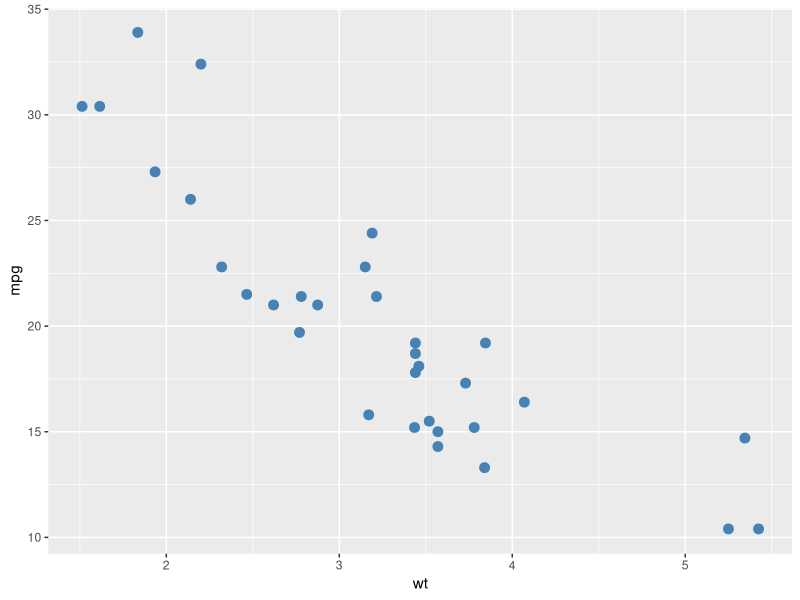
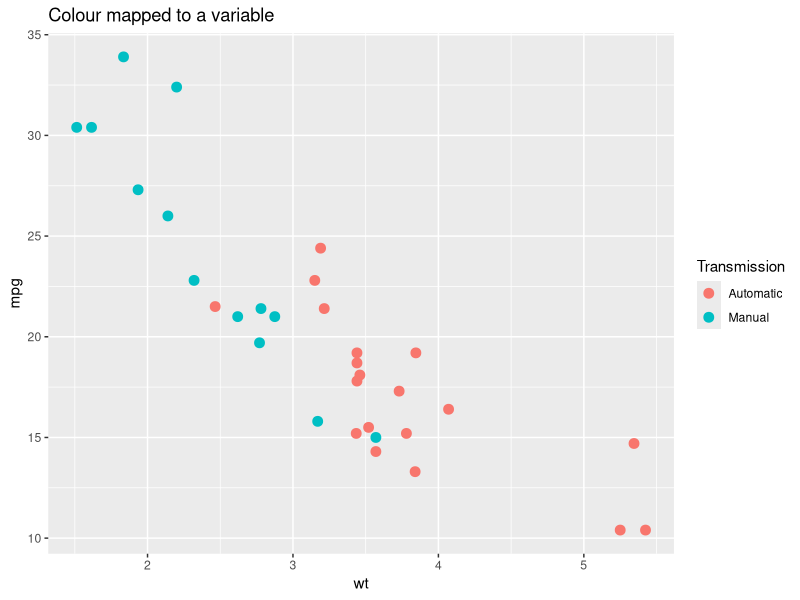
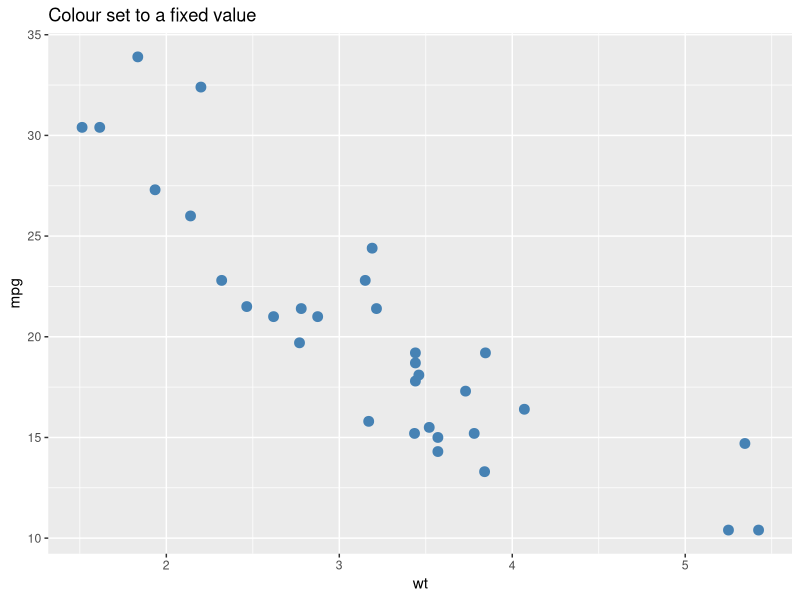
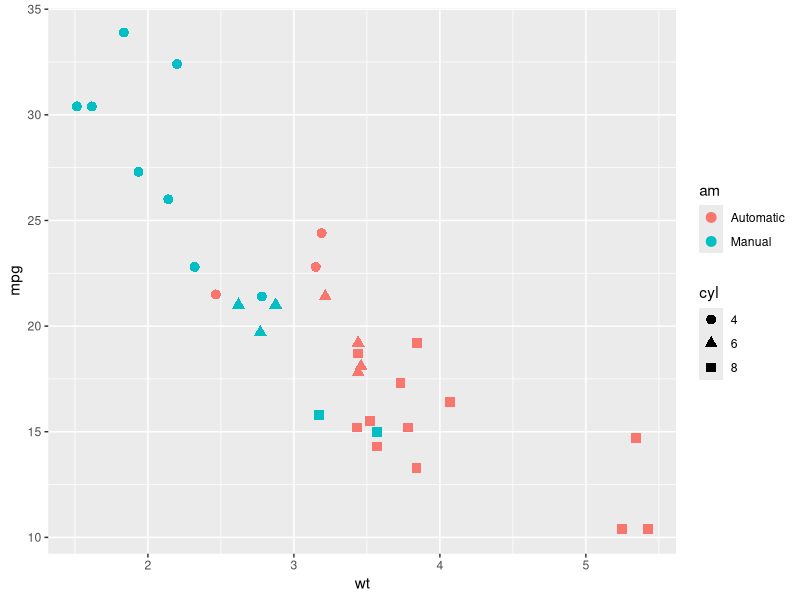
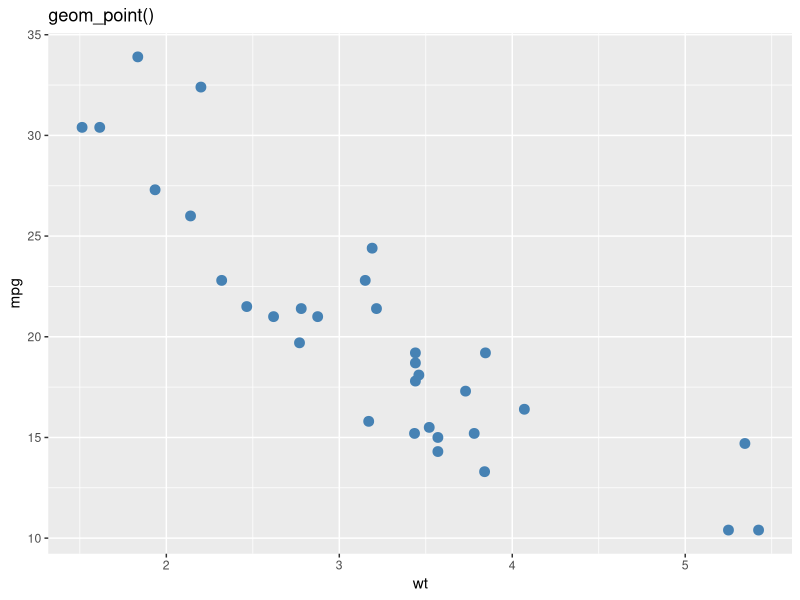
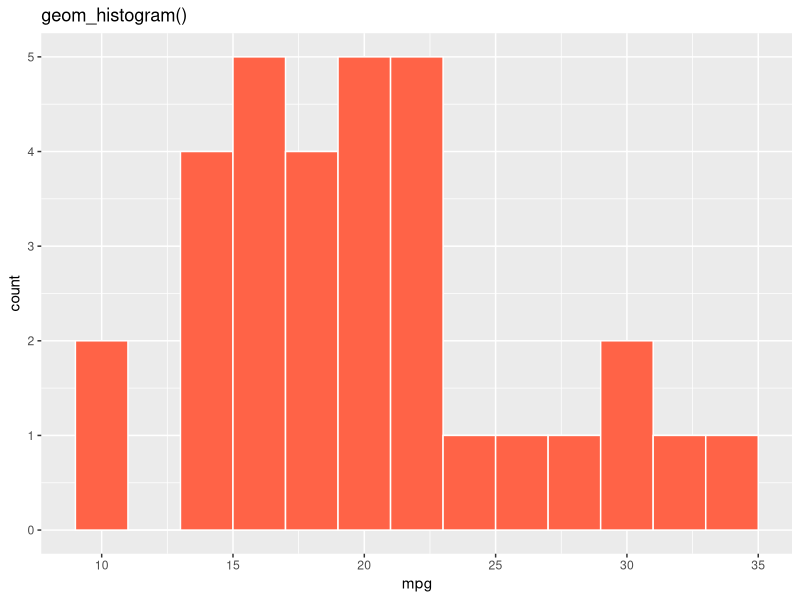
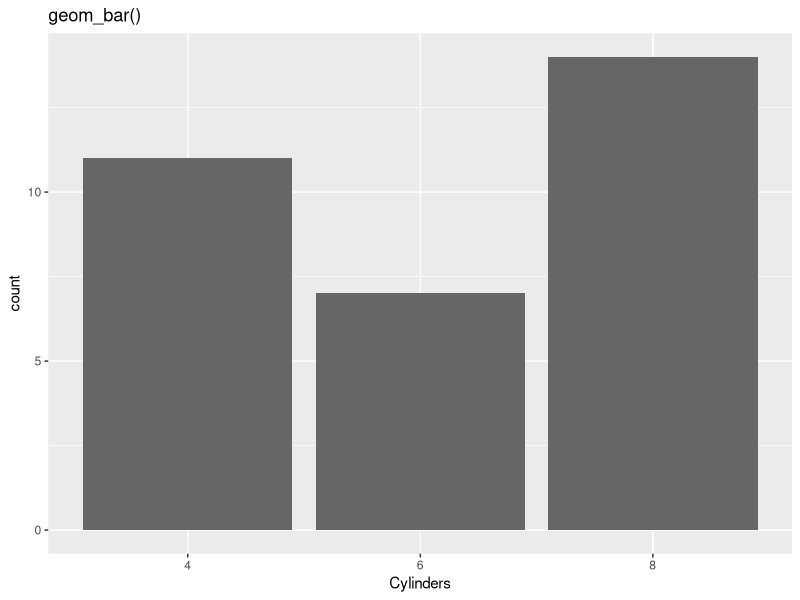
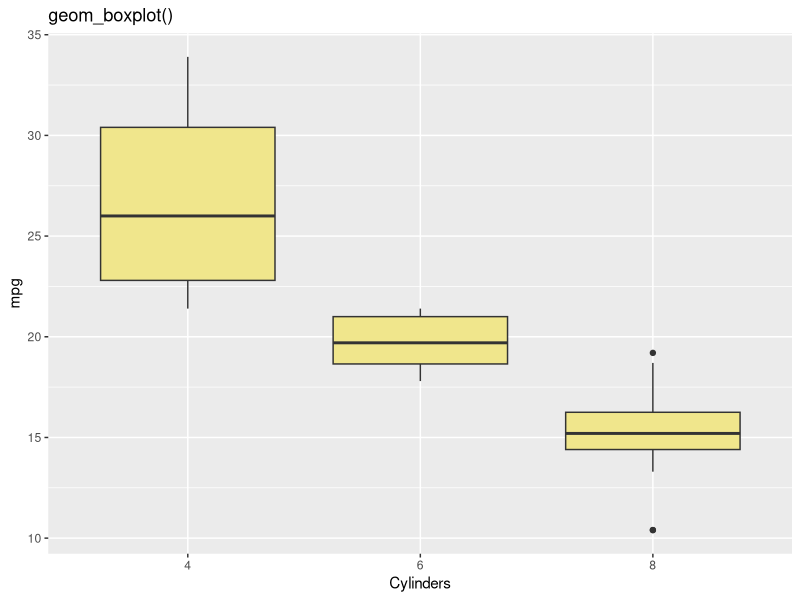

Recreate these plots in R, in order.
## ---- chunk 1
library(knitr)
library(ggplot2)
library(dplyr)
library(patchwork)
library(tibble)

opts_chunk$set(echo = TRUE, message = FALSE, warning = FALSE)

cars <- mtcars %>%
  rownames_to_column(var = "car") %>%
  mutate(
    cyl = factor(cyl),
    gear = factor(gear),
    am = factor(am, levels = c(0, 1), labels = c("Automatic", "Manual"))
  )
## ---- chunk 2
glimpse(cars)
## ---- chunk 3
ggplot(cars, aes(x = wt, y = mpg)) +
  geom_point(size = 3, color = "steelblue")
## ---- chunk 4
mapped_plot <- ggplot(cars, aes(x = wt, y = mpg, color = am)) +
  geom_point(size = 3) +
  labs(title = "Colour mapped to a variable", color = "Transmission")

mapped_plot
## ---- chunk 5
set_plot <- ggplot(cars, aes(x = wt, y = mpg)) +
  geom_point(size = 3, color = "steelblue") +
  labs(title = "Colour set to a fixed value")

set_plot
## ---- chunk 6
ggplot(cars, aes(x = wt, y = mpg, color = am, shape = cyl)) +
  geom_point(size = 3)
## ---- chunk 7
# Build the plot here.
## ---- chunk 8
scatter_geom <- ggplot(cars, aes(x = wt, y = mpg)) +
  geom_point(color = "steelblue", size = 3) +
  labs(title = "geom_point()")

scatter_geom
## ---- chunk 9
hist_geom <- ggplot(cars, aes(x = mpg)) +
  geom_histogram(binwidth = 2, fill = "tomato", color = "white") +
  labs(title = "geom_histogram()")

hist_geom
## ---- chunk 10
bar_geom <- ggplot(cars, aes(x = cyl)) +
  geom_bar(fill = "grey40") +
  labs(title = "geom_bar()", x = "Cylinders")

bar_geom
## ---- chunk 11
box_geom <- ggplot(cars, aes(x = cyl, y = mpg)) +
  geom_boxplot(fill = "khaki") +
  labs(title = "geom_boxplot()", x = "Cylinders")

box_geom
## ---- chunk 12
ggplot(cars, aes(x = cyl, y = mpg, fill = cyl)) +
  geom_boxplot(alpha = 0.5, outlier.shape = NA) +
  geom_jitter(width = 0.15, alpha = 0.75, size = 2) +
  labs(x = "Cylinders", y = "Miles per gallon", fill = "Cylinders")
## ---- chunk 13
ggplot(cars, aes(x = wt, y = mpg)) +
  geom_point(aes(color = am), size = 3) +
  geom_smooth(method = "lm", se = FALSE, color = "black", linewidth = 0.8) +
  geom_text(
    data = cars %>% filter(mpg > 30 | wt > 5),
    aes(label = car),
    check_overlap = TRUE,
    nudge_y = 1,
    size = 3
  ) +
  labs(color = "Transmission")
## ---- chunk 14
# Build the layered plot here.
## ---- chunk 15
numeric_default <- ggplot(cars, aes(x = hp, y = mpg)) +
  geom_point(size = 3, color = "grey40") +
  labs(title = "Default numeric scales")

numeric_default
## ---- chunk 16
numeric_scaled <- ggplot(cars, aes(x = hp, y = mpg)) +
  geom_point(size = 3, color = "grey40") +
  scale_x_continuous(breaks = seq(50, 350, by = 50)) +
  scale_y_continuous(breaks = seq(10, 35, by = 5)) +
  labs(title = "Custom numeric breaks")

numeric_scaled
## ---- chunk 17
default_order_plot <- ggplot(cars, aes(x = factor(cyl), y = mpg)) +
  geom_boxplot(fill = "grey80") +
  labs(title = "Default order", x = "Cylinders")

default_order_plot
## ---- chunk 18
reordered_plot <- ggplot(cars, aes(x = reorder(factor(cyl), mpg, median), y = mpg)) +
  geom_boxplot(fill = "tomato") +
  labs(title = "Reordered by median mpg", x = "Cylinders")

reordered_plot
## ---- chunk 19
color_scale_plot <- ggplot(cars, aes(x = wt, y = mpg, color = hp)) +
  geom_point(size = 4) +
  scale_color_gradient(low = "skyblue", high = "firebrick") +
  labs(title = "Continuous colour scale", color = "Horsepower")

mean_mpg_by_cyl_gear <- cars %>%
  group_by(cyl, gear) %>%
  summarise(mean_mpg = mean(mpg), .groups = "drop")

color_scale_plot
## ---- chunk 20
fill_scale_plot <- ggplot(mean_mpg_by_cyl_gear, aes(x = cyl, y = gear, fill = mean_mpg)) +
  geom_tile(color = "white", linewidth = 0.8) +
  geom_text(aes(label = round(mean_mpg, 1)), color = "white", fontface = "bold") +
  scale_fill_gradient(low = "khaki1", high = "darkgreen") +
  labs(
    title = "Continuous fill scale",
    x = "Cylinders",
    y = "Gears",
    fill = "Mean mpg"
  )

fill_scale_plot
## ---- chunk 21
styled_plot <- ggplot(cars, aes(x = wt, y = mpg, color = am)) +
  geom_point(size = 3) +
  labs(
    title = "Heavier cars tend to have lower fuel efficiency",
    subtitle = "Transmission highlights one part of the pattern in mtcars",
    x = "Weight (1000 lb)",
    y = "Miles per gallon",
    color = "Transmission"
  ) +
  theme_minimal(base_size = 12) +
  theme(legend.position = "top")

styled_plot
## ---- chunk 22
dashboard_plot <- (styled_plot / (reordered_plot | fill_scale_plot)) +
  plot_annotation(
    title = "Three views of the mtcars dataset",
    subtitle = "Scatter plot, reordered box plot, and summary heatmap",
    caption = "Data source: mtcars"
  ) +
  plot_layout(guides = "collect")

dashboard_plot
## ---- chunk 23
png_file <- tempfile("mtcars-plot-", fileext = ".png")
pdf_file <- tempfile("mtcars-plot-", fileext = ".pdf")

ggsave(filename = png_file, plot = styled_plot, width = 8, height = 5, dpi = 300)
ggsave(filename = pdf_file, plot = styled_plot, width = 8, height = 5)

png_file
pdf_file
## ---- chunk 24
# Build your final figure here.
